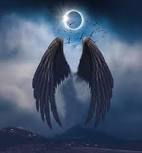
%> input picture image processing/scene3.jpg, 142 x 153 px
$ octave 'bar representation of image after converting it in grey scale.m'   (GNU Octave 9; MATLAB toolbox functions it lacks are replaced by stand-ins)
%> lines starting %> are read from the running program, lines starting %| are printed output that depends on the picture
img=imread('C:\Users\abc\Desktop\ip\scene3.jpg');
%> img is the input picture: size 153x142x3 uint8; mean R, G, B 68.1, 83.7, 108.3
img1=rgb2gray(img);
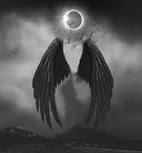
%> img1: size 153x142 uint8; min 10, max 255, mean 81.8
a=double(img1);
big=max((max(a)));
%> big = 255
[row col]=size(a);
%> row = 153; col = 142
c=row*col;
%> c = 21726
h=zeros(1,300);
z=zeros(1,300);
for x=1:1:row
  for y=1:1:col
    if a(x,y)==0
      a(x,y)=1;
    endif
  endfor
endfor

for x=1:1:row
  for y=1:1:col
    t=a(x,y);
    h(t)=h(t)+1;
  endfor
endfor
%> after the loop, h = 300 values, max 514 at index 37, min 0 at index 1, mean 72.42

pdf=h/c;
%> pdf = 300 values, max 0.0237 at index 37, min 0 at index 1, mean 0.00333
cdf(1)=pdf(1);
for m=2:1:big
  cdf(m)=pdf(m)+cdf(m-1);
endfor
%> after the loop, cdf = 255 values from 0 to 1
new=round(cdf*big);
%> new = 255 values from 0 to 255
new=new+1;
%> new = 255 values from 1 to 256
for p=1:1:row
  for q=1:1:col
    temp=a(p,q);
    b(p,q)=new(temp);
    t=b(p,q);
    z(t)=z(t)+1;
  endfor
endfor
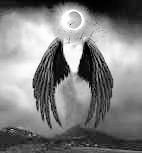
%> b: size 153x142 double; min 1, max 256, mean 129.6; drawn with min black and max white
%> after the loop, z = 300 values, max 514 at index 46, min 0 at index 9, mean 72.42
b=b-1;
figure(1);imshow(uint8(a))
figure(2);bar(h)
%> after `bar(h)`:
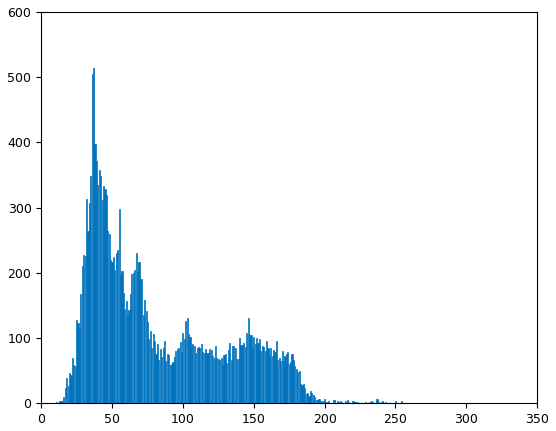
%> figure redrawn from the program's plot data; tallest bar 514 high, from x = 36.6 to 37.4
figure(3);imshow(uint8(b))
figure(4);bar(z)
%> after `bar(z)`:
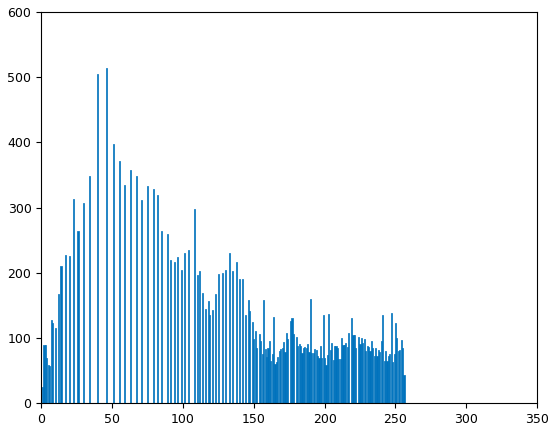
%> figure redrawn from the program's plot data; tallest bar 514 high, from x = 45.6 to 46.4

$ run again, with image processing/scene1.jpg copied over image processing/scene3.jpg
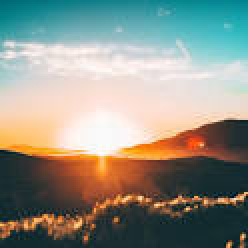
%> input picture image processing/scene1.jpg, 124 x 124 px (shown 2 times larger)
%> img is the input picture: size 124x124x3 uint8; mean R, G, B 142.1, 144.6, 133.5
%> big = 253
%> after the loop `for x=1:1:row`: h = 300 values, max 353 at index 36, min 0 at index 1, mean 51.25
%> pdf = 300 values, max 0.023 at index 36, min 0 at index 1, mean 0.00333
%> after the loop `for m=2:1:big`: cdf = 253 values from 0 to 1
%> `new=round(cdf*big);`: new = 253 values from 0 to 253
%> `new=new+1;`: new = 253 values from 1 to 254
%> after the loop `for p=1:1:row`:
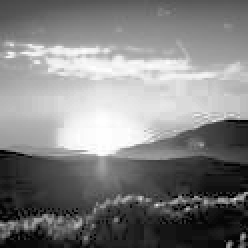
%> b: size 124x124 double (shown 2 times larger); min 1, max 254, mean 128.5
%> after the loop `for p=1:1:row`: z = 300 values, max 353 at index 16, min 0 at index 7, mean 51.25
%> `bar(z)`:
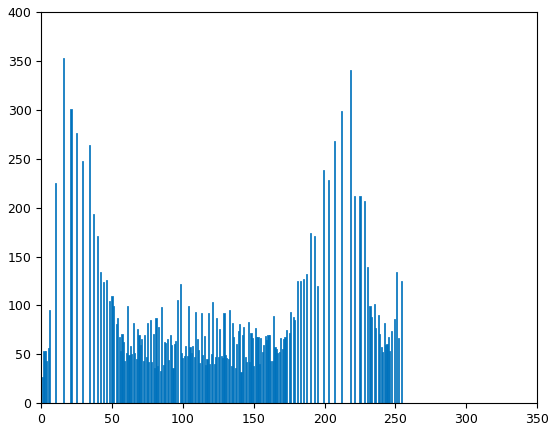
%> figure redrawn from the program's plot data; tallest bar 353 high, from x = 15.6 to 16.4

$ run again, with image processing/scene4.jpg copied over image processing/scene3.jpg
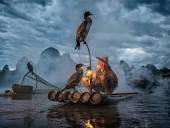
%> input picture image processing/scene4.jpg, 170 x 128 px
%> img is the input picture: size 128x170x3 uint8; mean R, G, B 85.8, 102, 116.8
%> big = 246
%> after the loop `for x=1:1:row`: h = 300 values, max 333 at index 134, min 0 at index 229, mean 72.53
%> pdf = 300 values, max 0.0153 at index 134, min 0 at index 229, mean 0.00333
%> after the loop `for m=2:1:big`: cdf = 246 values from 0.000276 to 1
%> `new=round(cdf*big);`: new = 246 values from 0 to 246
%> `new=new+1;`: new = 246 values from 1 to 247
%> after the loop `for p=1:1:row`:
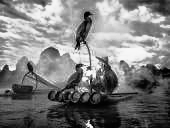
%> b: size 128x170 double; min 1, max 247, mean 125
%> after the loop `for p=1:1:row`: z = 300 values, max 333 at index 186, min 0 at index 18, mean 72.53
%> `bar(z)`:
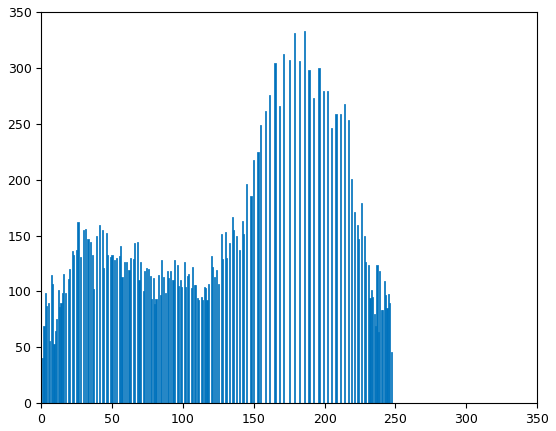
%> figure redrawn from the program's plot data; tallest bar 333 high, from x = 185.6 to 186.4
